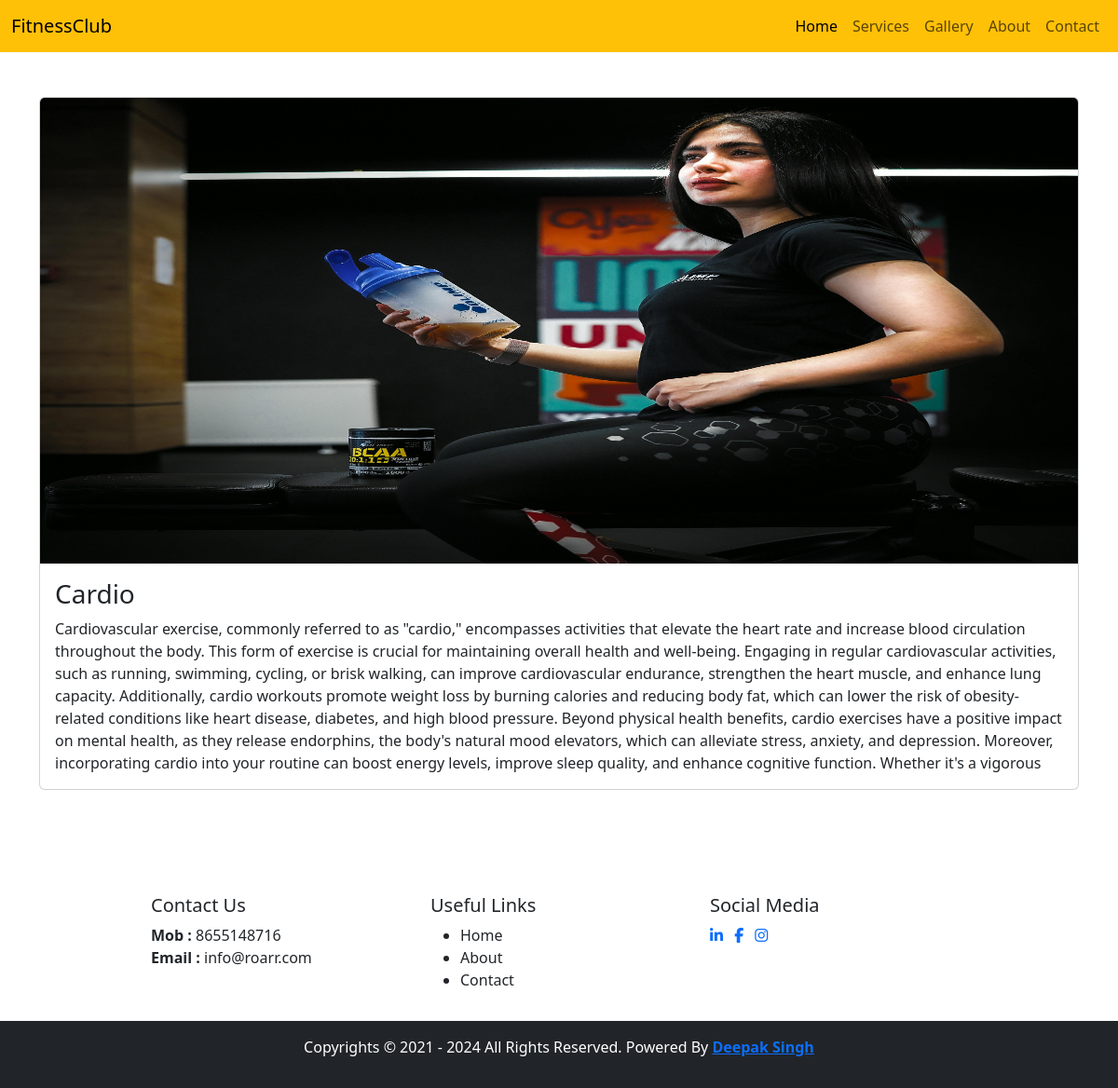
/inner-services.php?id=1, run on the app's committed database.
### tables this page shows
CREATE TABLE `services` (
  `id` int(11) NOT NULL,
  `title` varchar(255) NOT NULL,
  `description` varchar(1000) NOT NULL,
  `image` varchar(255) NOT NULL
);

### inner-services.php (the view, shortened to what this page needs)
<?php
include "db.php";
$id = $_GET["id"];
$sql = "select * from services where id = '{$id}'";
$result = mysqli_query($conn, $sql);
while ($row = mysqli_fetch_assoc($result)) {
?>
    <!DOCTYPE html>
    <html lang="en">
    <head>
        <link rel="stylesheet" href="css/bootstrap.min.css">
        <link rel="stylesheet" href="https://cdnjs.cloudflare.com/ajax/libs/font-awesome/6.5.1/css/all.min.css">
    </head>
    <body>
        <?php include "header.php"; ?>
        <div class="container">
            <div class="row py-5">
                <div class="col-12">
                    <div class="card mb-3">
                        <img src="<?php echo "assets/uploads/" . $row['image']; ?>" class="card-img-top img-fluid" alt="..." style="height: 500px; width: 1130px">
                        <div class="card-body">
                            <h3 class="card-title"><?php echo $row['title']; ?></h3>
                            <p class="card-text"><?php echo $row['description']; ?></p>
                        </div>
                    </div>
                </div>
            </div>
        </div>
    <?php } ?>
    <?php include "footer.php"; ?>
    </body>
    </html>

### header.php (shortened to what this page needs)
<nav class="navbar navbar-expand-lg bg-warning">
  <div class="container-fluid">
    <a class="navbar-brand" href="http://localhost/fitness_club/">FitnessClub</a>
    <div class="collapse navbar-collapse" id="navbarSupportedContent">
      <ul class="navbar-nav ms-auto mb-2 mb-lg-0">
        <li class="nav-item">
          <a class="nav-link active" aria-current="page" href="<?php echo "http://localhost/fitness_club"; ?>">Home</a>
        </li>
        <li class="nav-item">
          <a class="nav-link" href="<?php echo "http://localhost/fitness_club/services.php"; ?>">Services</a>
        </li>
        <li class="nav-item">
          <a class="nav-link" href="<?php echo "http://localhost/fitness_club/gallery.php"; ?>">Gallery</a>
        </li>
        <li class="nav-item">
          <a class="nav-link" href="<?php echo "http://localhost/fitness_club/about.php"; ?>">About</a>
        </li>
        <li class="nav-item">
          <a class="nav-link" href="<?php echo "http://localhost/fitness_club/contact.php"; ?>">Contact</a>
        </li>
      </ul>
    </div>
  </div>
</nav>

### data on the page
services: image (picture), title "Cardio", description "Cardiovascular exercise, commonly referred to as \"cardio,\" encompasses activities that elevate the heart rate and increase blood circulation throughout the body. This form of exercise is crucial for maintaining overall health and well-being. Engaging in regular cardiovascular activities, such as running, swimming, cycling, or brisk walking, can improve cardiovascular endurance, strengthen the heart muscle, and enhance lung capacity. Additionally, cardio workouts promote weight loss by burning calories and reducing body fat, which can lower the risk of obesity-related conditions like heart disease, diabetes, and high blood pressure. Beyond physical health benefits, cardio exercises have a…"
